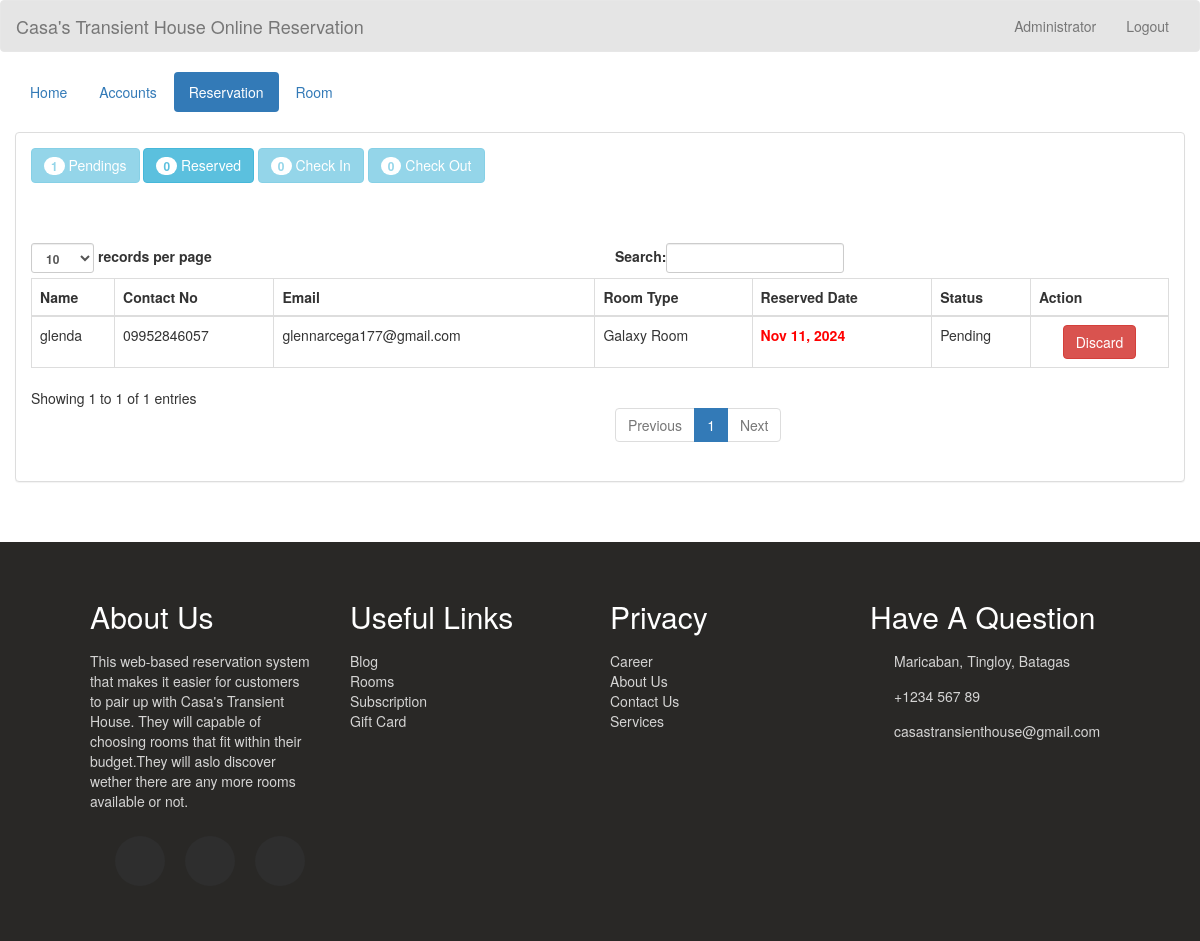
The page /admin/go_discard.php (signed in) on the database its author committed.
### tables this page shows
CREATE TABLE `transaction` (
  `transaction_id` int(11) NOT NULL,
  `id` varchar(11) NOT NULL,
  `guest_id` int(11) NOT NULL,
  `room_id` int(11) NOT NULL,
  `hotel_name` varchar(200) NOT NULL,
  `room_number` int(5) NOT NULL,
  `status` varchar(20) NOT NULL,
  `days` int(2) NOT NULL,
  `checkin` date NOT NULL,
  `checkin_time` time NOT NULL,
  `checkout` date NOT NULL,
  `checkout_time` time NOT NULL,
  `bill` varchar(10) NOT NULL
);

CREATE TABLE `guest` (
  `guest_id` int(11) NOT NULL,
  `name` varchar(50) NOT NULL,
  `address` varchar(50) NOT NULL,
  `contactno` varchar(13) NOT NULL,
  `email` varchar(100) NOT NULL
);

CREATE TABLE `room` (
  `room_id` int(11) NOT NULL,
  `hotel_name` varchar(200) NOT NULL,
  `room_type` varchar(50) NOT NULL,
  `room_number` varchar(100) NOT NULL,
  `price` varchar(11) NOT NULL,
  `descr` varchar(200) NOT NULL,
  `photo` varchar(100) NOT NULL
);

### admin_query/name.php (called while the page is built)
<?php
	require '../connection/connect.php';
	$query = $conn->query("SELECT * FROM `admin` WHERE `admin_id` = '$_SESSION[admin_id]'") or die(mysqli_error());
	$fetch = $query->fetch_array();
	$name = $fetch['name'];
?>

### admin/go_discard.php (the view, shortened to what this page needs)
<!DOCTYPE html>
<?php
	require '../admin_query/name.php';
?>
<html lang = "en">
	<head>
		<link rel = "stylesheet" type = "text/css" href = "../css/bootstrap.css " />
		<link rel = "stylesheet" type = "text/css" href = "../css/style.css" />
        <link rel="stylesheet" type="text/css" href="../sendemail/css/bootstrap.css"/>
		<link rel="stylesheet"  type="text/css" href="../css/css_footer.css">
	</head>
<body>
	<nav style = "background-color:rgba(0, 0, 0, 0.1);" class = "navbar navbar-default">
		<div  class = "container-fluid">
			<div class = "navbar-header">
				<a class = "navbar-brand" >Casa's Transient House Online Reservation</a>
			</div>
			<ul class = "nav navbar-nav pull-right ">
				<li class = "dropdown">
					<a class="dropdown-toggle" data-toggle="dropdown" role="button" aria-haspopup="true" aria-expanded="false"></i> <?php echo $name;?></a>
				</li>
				<li><a href = "index.php">Logout</a></li>
			</ul>
		</div>
	</nav>
	<div class = "container-fluid">
		<ul class = "nav nav-pills">
			<li><a href = "home.php">Home</a></li>
			<li><a href = "account.php">Accounts</a></li>
			<li class = "active"><a href = "reserve.php">Reservation</a></li>
			<li><a href = "room.php">Room</a></li>
		</ul>
	</div>
	<br />
	<div class = "container-fluid">
		<div class = "panel panel-default">
			<?php
				$q_p = $conn->query("SELECT COUNT(*) as total FROM `transaction` WHERE `status` = 'Pending'") or die(mysqli_error());
				$f_p = $q_p->fetch_array();
				$q_c = $conn->query("SELECT COUNT(*) as total FROM `transaction` WHERE `status` = 'Reserved'") or die(mysqli_error());
				$f_c = $q_c->fetch_array();
				$q_ci = $conn->query("SELECT COUNT(*) as total FROM `transaction` WHERE `status` = 'Check In'") or die(mysqli_error());
				$f_ci = $q_ci->fetch_array();
				$q_cw = $conn->query("SELECT COUNT(*) as total FROM `transaction` WHERE `status` = 'Check Out'") or die(mysqli_error());
				$f_cw = $q_cw->fetch_array();
			?>
			<div class = "panel-body">
				<a class = "btn btn-info disabled" href="reserve.php"><span class = "badge"><?php echo $f_p['total']?></span> Pendings</a>
				<a class = "btn btn-info" href="reserve1.php"><span class = "badge"><?php echo $f_c['total']?></span> Reserved</a>
				<a class = "btn btn-info disabled" href = "checkin.php"><span class = "badge"><?php echo $f_ci['total']?></span> Check In</a>
				<a class = "btn btn-info disabled" href = "checkout.php"><span class = "badge"><?php echo $f_cw['total']?></span> Check Out</a>
				<br />
				<br />
				<br />
				<br />
				<table id = "table" class = "table table-bordered">
					<thead>
						<tr>
							<th>Name</th>
							<th>Contact No</th>
							<th>Email</th>
							<th>Room Type</th>
							<th>Reserved Date</th>
							<th>Status</th>
							<th>Action</th>
						</tr>
					</thead>
					<tbody>
						<?php
							$query = $conn->query("SELECT * FROM `transaction` NATURAL JOIN `guest` NATURAL JOIN `room` WHERE `status` = 'Pending'") or die(mysqli_error());
							while($fetch = $query->fetch_array()){
						?>
						<tr>
							<td><?php echo $fetch['name']?></td>
							<td><?php echo $fetch['contactno']?></td>
							<td><?php echo $fetch['email']?></td>
							<td><?php echo $fetch['room_type']?></td>
							<td><strong><?php if($fetch['checkin'] <= date("Y-m-d", strtotime("+8 HOURS"))){echo "<label style = 'color:#ff0000;'>".date("M d, Y", strtotime($fetch['checkin']))."</label>";}else{echo "<label style = 'color:#00ff00;'>".date("M d, Y", strtotime($fetch['checkin']))."</label>";}?></strong></td>
							<td><?php echo $fetch['status']?></td>
							<td><center></a> <a class = "btn btn-danger" onclick = "confirmationDelete(); return false;" href = "../admin_query/delete_pending.php?transaction_id=<?php echo $fetch['transaction_id']?>"> Discard</a>
						</tr>
						<?php
							}
						?>
					</tbody>
				</table>
			</div>
		</div>
	</div>
	<br />
	<br />
	<footer class = "footer">
            <div class = "footer-container">
                <div>
                    <h2>About Us </h2>
					<p>This web-based reservation system that makes it easier for customers to pair up with Casa's Transient House.
						They will capable of choosing rooms that fit within their budget.They will aslo discover wether there are any more rooms available or not.
					</p>
                    <ul class = "social-icons">
                        <li class = "flex">
                        </li>
                        <li class = "flex">
                        </li>
                        <li class = "flex">
                        </li>
                    </ul>
                </div>
                <div>
                    <h2>Useful Links</h2>
                    <a href = "#">Blog</a>
                    <a href = "#">Rooms</a>
                    <a href = "#">Subscription</a>
                    <a href = "#">Gift Card</a>
                </div>
                <div>
                    <h2>Privacy</h2>
                    <a href = "#">Career</a>
                    <a href = "#">About Us</a>
                    <a href = "#">Contact Us</a>
                    <a href = "#">Services</a>
                </div>
                <div>
                    <h2>Have A Question</h2>
                    <div class = "contact-item">
                        <span>
                             Maricaban, Tingloy, Batagas
                        </span>
                    </div>
                    <div class = "contact-item">
                        <span>
                            +1234 567 89
                        </span>
                    </div>
                    <div class = "contact-item">
                        <span>
                            casastransienthouse@gmail.com
                        </span>
                    </div>
                </div>
            </div>
        </footer>
</body>
</html>

### css/css_footer.css (style rules this page uses)
:root { --transition: all 0.7s ease; --yellow: #f9d342; --dark: #292826; }
html { scroll-behavior: smooth; }
.flex { display: flex; flex-direction: column; justify-content: center; align-items: center; }
h1, h2, h3, h4, h5, h6 { padding: 8px 0; }
.footer { background: var(--dark); color: #fff; text-align: center; }
.footer-container { width: 85vw; margin: 0 auto; padding: 30px 0; }
.footer-container p, .footer-container a, .footer-container span { opacity: 0.8; }
.footer a { display: block; color: #fff; text-decoration: none; }
.social-icons { list-style: none; display: flex; justify-content: center; padding: 15px 0; }
.social-icons li { margin: 0 10px; width: 50px; height: 50px; background: #2e2e2e; border-radius: 50%; transition: var(--transition); cursor: pointer; }
.contact-item span { display: block; }
@media (min-width: 900px) { .footer-container { display: grid; grid-template-columns: repeat(2, 1fr); grid-gap: 20px; } }
@media (min-width: 1170px) { .footer { text-align: left; } }
@media (min-width: 1170px) { .footer-container { grid-template-columns: repeat(4, 1fr); } }
@media (min-width: 1170px) { .footer-container div:nth-child(1) p { padding-right: 20px; } }
@media (min-width: 1170px) { .contact-item { display: grid; grid-template-columns: 10% 90%; margin-bottom: 15px; align-items: center; } }

### rows shown on the page
transaction: guest.name "glenda", guest.contactno "09952846057", guest.email "glennarcega177@gmail.com", room.room_type "Galaxy Room", checkin "Nov 11, 2024", status "Pending"

### other values the page prints
$name "Administrator"
$f_p['total'] "1"
$f_c['total'] "0"
$f_ci['total'] "0"
$f_cw['total'] "0"
